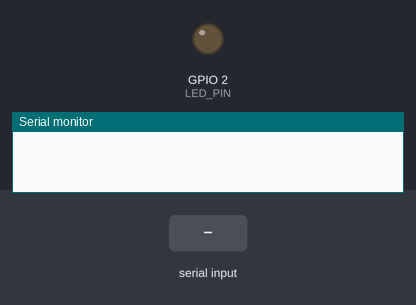
Simulated run of this sketch. Board: ESP32. Shown: output pins drawn as LEDs (lit = HIGH), the last lines printed to the serial monitor. The inputs (shaded band) are chosen by the test bench.

Above: at 0.4 s.
At 1.8 s:
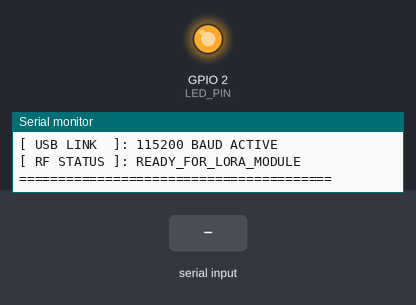
1.9 s: "STATUS\n" received over Serial
3.5 s: "TX:\n" received over Serial
Timing chart, 0 to 6.5 s (numbered marks = the images above; inputs shaded):
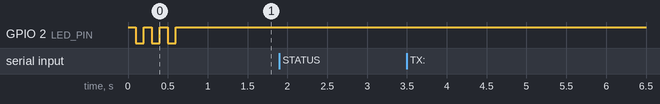

The sketch:

esp32_node.ino
```cpp
/*
 * ==========================================================
 *  ResQPlug ESP32 Hardware Identification Firmware v1.0
 * ==========================================================
 *  Project : ResQPlug Emergency Mesh Radio Dongle
 *  Target  : ESP32-WROOM-32 / NodeMCU-32S / ESP32 Dev Module
 *  BaudRate: 115200 bps
 * ==========================================================
 */

// Onboard LED pin (GPIO 2 on most ESP32 DevKit boards)
#define LED_PIN 2

String deviceId = "";
String chipModel = "";
uint32_t cpuFreq = 0;
uint8_t chipCores = 0;

void setup() {
  // Initialize USB Serial communication at 115200 baud
  Serial.begin(115200);
  pinMode(LED_PIN, OUTPUT);

  // Read the ESP32 chip's unique silicon MAC address
  uint64_t chipid = ESP.getEfuseMac();
  char idBuffer[24];
  snprintf(idBuffer, sizeof(idBuffer), "RQP-ESP32-%04X", (uint16_t)(chipid >> 32));
  deviceId = String(idBuffer);

  chipModel = ESP.getChipModel();
  chipCores = ESP.getChipCores();
  cpuFreq = ESP.getCpuFreqMHz();

  // 3-blink startup sequence
  for (int i = 0; i < 3; i++) {
    digitalWrite(LED_PIN, HIGH);
    delay(100);
    digitalWrite(LED_PIN, LOW);
    delay(100);
  }

  // Turn LED solid on to indicate running firmware
  digitalWrite(LED_PIN, HIGH);

  // Print initial identification payload
  printDeviceIdentification();
}

void loop() {
  // Listen for commands from Android phone via USB OTG
  if (Serial.available() > 0) {
    String incoming = Serial.readStringUntil('\n');
    incoming.trim();

    if (incoming.equalsIgnoreCase("IDENTIFY") || incoming.equalsIgnoreCase("PING")) {
      printDeviceIdentification();
    } else if (incoming.equalsIgnoreCase("STATUS")) {
      Serial.print("STATUS:ACTIVE,NODE:");
      Serial.println(deviceId);
    } else if (incoming.startsWith("TX:")) {
      // Future LoRa Radio transmission packet hook
      Serial.print("ACK:RECEIVED_FOR_TX:");
      Serial.println(incoming.substring(3));
    }
  }

  delay(200);
}

void printDeviceIdentification() {
  Serial.println();
  Serial.println("========================================");
  Serial.println("[ ⚡ RESQPLUG ESP32 DONGLE FIRMWARE v1.0 ]");
  Serial.print("[ NODE ID   ]: "); Serial.println(deviceId);
  Serial.print("[ CHIP MODEL]: "); Serial.println(chipModel);
  Serial.print("[ CHIP CORES]: "); Serial.println(chipCores);
  Serial.print("[ CPU FREQ  ]: "); Serial.print(cpuFreq); Serial.println(" MHz");
  Serial.println("[ USB LINK  ]: 115200 BAUD ACTIVE");
  Serial.println("[ RF STATUS ]: READY_FOR_LORA_MODULE");
  Serial.println("========================================");
}
```
